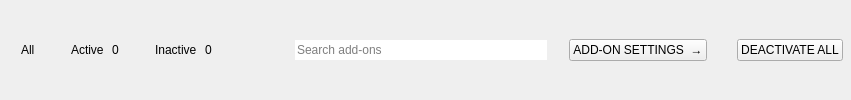
         <widget class="QWidget" name="addonsFilters" native="true">
          <layout class="QHBoxLayout" name="addonsFiltersLayout">
           <property name="spacing">
            <number>10</number>
           </property>
           <property name="leftMargin">
            <number>8</number>
           </property>
           <property name="topMargin">
            <number>0</number>
           </property>
           <property name="rightMargin">
            <number>8</number>
           </property>
           <property name="bottomMargin">
            <number>0</number>
           </property>
           <item>
            <widget class="QFrame" name="modAll">
             <property name="minimumSize">
              <size>
               <width>0</width>
               <height>34</height>
              </size>
             </property>
             <property name="maximumSize">
              <size>
               <width>16777215</width>
               <height>34</height>
              </size>
             </property>
             <property name="role" stdset="0">
              <string>filter</string>
             </property>
             <property name="action" stdset="0">
              <string>ui.show = 'ALL'</string>
             </property>
             <property name="bind_current" stdset="0">
              <string>ui.show === 'ALL'</string>
             </property>
             <layout class="QHBoxLayout" name="modAllLayout">
              <property name="spacing">
               <number>8</number>
              </property>
              <property name="leftMargin">
               <number>13</number>
              </property>
              <property name="topMargin">
               <number>0</number>
              </property>
              <property name="rightMargin">
               <number>13</number>
              </property>
              <property name="bottomMargin">
               <number>0</number>
              </property>
              <item>
               <widget class="QLabel" name="modAllLabel">
                <property name="text">
                 <string>All</string>
                </property>
                <property name="role" stdset="0">
                 <string>filterLabel</string>
                </property>
                <property name="elide" stdset="0">
                 <bool>true</bool>
                </property>
               </widget>
              </item>
             </layout>
            </widget>
           </item>
           <item>
            <widget class="QFrame" name="modOn">
             <property name="minimumSize">
              <size>
               <width>0</width>
               <height>34</height>
              </size>
             </property>
             <property name="maximumSize">
              <size>
               <width>16777215</width>
               <height>34</height>
              </size>
             </property>
             <property name="role" stdset="0">
              <string>filter</string>
             </property>
             <property name="action" stdset="0">
              <string>ui.show = 'ON'</string>
             </property>
             <property name="bind_current" stdset="0">
              <string>ui.show === 'ON'</string>
             </property>
             <layout class="QHBoxLayout" name="modOnLayout">
              <property name="spacing">
               <number>8</number>
              </property>
              <property name="leftMargin">
               <number>13</number>
              </property>
              <property name="topMargin">
               <number>0</number>
              </property>
              <property name="rightMargin">
               <number>13</number>
              </property>
              <property name="bottomMargin">
               <number>0</number>
              </property>
              <item>
               <widget class="QLabel" name="modOnLabel">
                <property name="text">
                 <string>Active</string>
                </property>
                <property name="role" stdset="0">
                 <string>filterLabel</string>
                </property>
                <property name="elide" stdset="0">
                 <bool>true</bool>
                </property>
               </widget>
              </item>
              <item>
               <widget class="QLabel" name="modOnCount">
                <property name="text">
                 <string>0</string>
                </property>
                <property name="role" stdset="0">
                 <string>filterCount</string>
                </property>
                <property name="bind" stdset="0">
                 <string>'' + activeCount</string>
                </property>
               </widget>
              </item>
             </layout>
            </widget>
           </item>
           <item>
            <widget class="QFrame" name="modOff">
             <property name="minimumSize">
              <size>
               <width>0</width>
               <height>34</height>
              </size>
             </property>
             <property name="maximumSize">
              <size>
               <width>16777215</width>
               <height>34</height>
              </size>
             </property>
             <property name="role" stdset="0">
              <string>filter</string>
             </property>
             <property name="action" stdset="0">
              <string>ui.show = 'OFF'</string>
             </property>
             <property name="bind_current" stdset="0">
              <string>ui.show === 'OFF'</string>
             </property>
             <layout class="QHBoxLayout" name="modOffLayout">
              <property name="spacing">
               <number>8</number>
              </property>
              <property name="leftMargin">
               <number>13</number>
              </property>
              <property name="topMargin">
               <number>0</number>
              </property>
              <property name="rightMargin">
               <number>13</number>
              </property>
              <property name="bottomMargin">
               <number>0</number>
              </property>
              <item>
               <widget class="QLabel" name="modOffLabel">
                <property name="text">
                 <string>Inactive</string>
                </property>
                <property name="role" stdset="0">
                 <string>filterLabel</string>
                </property>
                <property name="elide" stdset="0">
                 <bool>true</bool>
                </property>
               </widget>
              </item>
              <item>
               <widget class="QLabel" name="modOffCount">
                <property name="text">
                 <string>0</string>
                </property>
                <property name="role" stdset="0">
                 <string>filterCount</string>
                </property>
                <property name="bind" stdset="0">
                 <string>'' + (mods.length - activeCount)</string>
                </property>
               </widget>
              </item>
             </layout>
            </widget>
           </item>
           <item>
            <spacer name="gap_30">
             <property name="orientation">
              <enum>Qt::Orientation::Horizontal</enum>
             </property>
             <property name="sizeType">
              <enum>QSizePolicy::Policy::Fixed</enum>
             </property>
             <property name="sizeHint" stdset="0">
              <size>
               <width>24</width>
               <height>1</height>
              </size>
             </property>
            </spacer>
           </item>
           <item>
            <widget class="QFrame" name="modSearchBox">
             <property name="minimumSize">
              <size>
               <width>300</width>
               <height>38</height>
              </size>
             </property>
             <property name="maximumSize">
              <size>
               <width>300</width>
               <height>38</height>
              </size>
             </property>
             <property name="cursor">
              <cursorShape>IBeamCursor</cursorShape>
             </property>
             <property name="role" stdset="0">
              <string>search</string>
             </property>
             <property name="action" stdset="0">
              <string>view.focus('modSearch')</string>
             </property>
             <property name="bind_focused" stdset="0">
              <string>view.hasFocus('modSearch')</string>
             </property>
             <layout class="QHBoxLayout" name="modSearchBoxLayout" stretch="0,1">
              <property name="spacing">
               <number>10</number>
              </property>
              <property name="leftMargin">
               <number>12</number>
              </property>
              <property name="topMargin">
               <number>0</number>
              </property>
              <property name="rightMargin">
               <number>12</number>
              </property>
              <property name="bottomMargin">
               <number>0</number>
              </property>
              <item>
               <widget class="QLabel" name="modSearchBoxLens">
                <property name="pixmap">
                 <pixmap resource="skin.qrc">:/horizon/images/lens.png</pixmap>
                </property>
                <property name="minimumSize">
                 <size>
                  <width>14</width>
                  <height>14</height>
                 </size>
                </property>
                <property name="maximumSize">
                 <size>
                  <width>14</width>
                  <height>14</height>
                 </size>
                </property>
               </widget>
              </item>
              <item>
               <widget class="QLineEdit" name="modSearch">
                <property name="placeholderText">
                 <string>Search add-ons</string>
                </property>
                <property name="frame">
                 <bool>false</bool>
                </property>
                <property name="role" stdset="0">
                 <string>searchEdit</string>
                </property>
                <property name="model" stdset="0">
                 <string>ui.modQuery</string>
                </property>
                <property name="bind_placeholderText" stdset="0">
                 <string>view.hasFocus('modSearch') ? '' : 'Search add-ons'</string>
                </property>
               </widget>
              </item>
             </layout>
            </widget>
           </item>
           <item>
            <spacer name="hSpacer_21">
             <property name="orientation">
              <enum>Qt::Orientation::Horizontal</enum>
             </property>
             <property name="sizeHint" stdset="0">
              <size>
               <width>0</width>
               <height>20</height>
              </size>
             </property>
            </spacer>
           </item>
           <item>
            <widget class="QWidget" name="addonsLinks" native="true">
             <layout class="QHBoxLayout" name="addonsLinksLayout">
              <property name="spacing">
               <number>30</number>
              </property>
              <property name="leftMargin">
               <number>0</number>
              </property>
              <property name="topMargin">
               <number>0</number>
              </property>
              <property name="rightMargin">
               <number>0</number>
              </property>
              <property name="bottomMargin">
               <number>0</number>
              </property>
              <item>
               <widget class="QPushButton" name="addonSettings">
                <property name="text">
                 <string>ADD-ON SETTINGS  →</string>
                </property>
                <property name="focusPolicy">
                 <enum>Qt::FocusPolicy::NoFocus</enum>
                </property>
                <property name="cursor">
                 <cursorShape>PointingHandCursor</cursorShape>
                </property>
                <property name="role" stdset="0">
                 <string>link</string>
                </property>
                <property name="letterSpacing" stdset="0">
                 <double>2.0</double>
                </property>
                <property name="action" stdset="0">
                 <string>Launcher.showClassic('extra')</string>
                </property>
               </widget>
              </item>
              <item>
               <widget class="QPushButton" name="deactivateAll">
                <property name="text">
                 <string>DEACTIVATE ALL</string>
                </property>
                <property name="focusPolicy">
                 <enum>Qt::FocusPolicy::NoFocus</enum>
                </property>
                <property name="cursor">
                 <cursorShape>PointingHandCursor</cursorShape>
                </property>
                <property name="role" stdset="0">
                 <string>link</string>
                </property>
                <property name="letterSpacing" stdset="0">
                 <double>2.0</double>
                </property>
                <property name="action" stdset="0">
                 <string>Launcher.deactivateAllModules()</string>
                </property>
                <property name="enableIf" stdset="0">
                 <string>activeCount &gt; 0</string>
                </property>
                <property name="tint" stdset="0">
                 <string>dim</string>
                </property>
               </widget>
              </item>
             </layout>
            </widget>
           </item>
          </layout>
         </widget>
